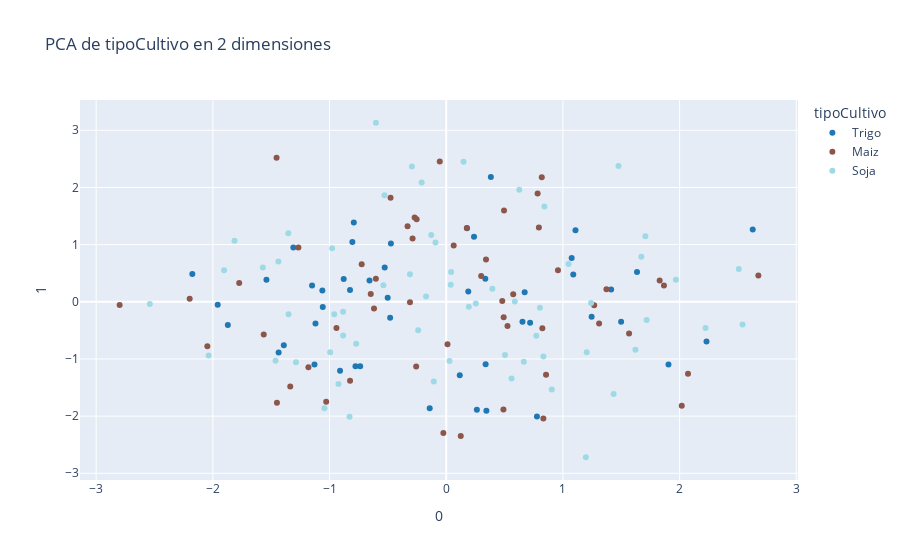

Source (notebook cell):
### Code cell
features = pca_filtrado.drop(columns=['tipoCultivo']).columns.to_list()

unique_tipoCultivo = pca_filtrado['tipoCultivo'].unique()
num_colors = len(unique_tipoCultivo)
color_palette = plt.get_cmap('tab20', num_colors)

tipoCultivo_color_map = {cultivo: mcolors.to_hex(color_palette(i)) for i,
                         cultivo in enumerate(unique_tipoCultivo)}

loadings = pca.components_.T * np.sqrt(pca.explained_variance_)
fig = px.scatter(pca_features, x=0, y=1, color = pca_filtrado["tipoCultivo"],
                 labels={'color': 'tipoCultivo'},
                 color_discrete_map=tipoCultivo_color_map,
                 title="PCA de tipoCultivo en 2 dimensiones")

fig.show()
